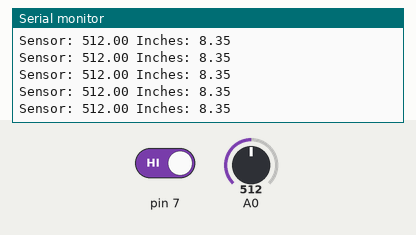
Simulated run of this sketch. Board: Arduino Uno, built with avr-gcc and run on an emulated ATmega328P. Shown: the last lines printed to the serial monitor. Inputs (shaded band) come from the test bench; at power-on: A0 = 512, pin 7 HIGH.

Above: at 1.2 s.
1.3 s: A0 set to 0
At 1.42 s:
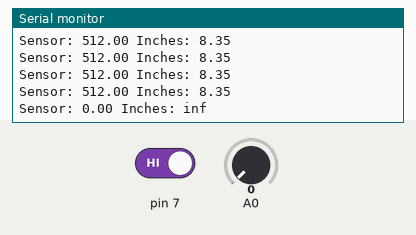
3.3 s: pin 7 driven LOW
At 3.44 s:
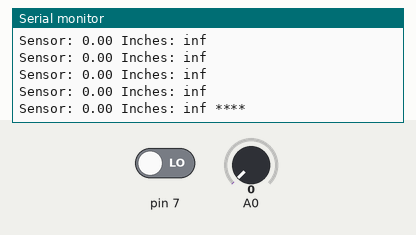
5.3 s: A0 set to 122
At 5.46 s:
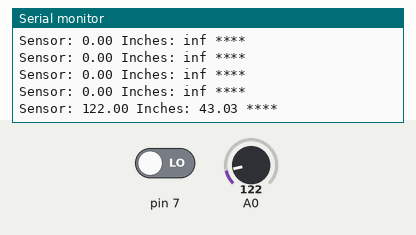
7.3 s: pin 7 driven HIGH
At 7.49 s:
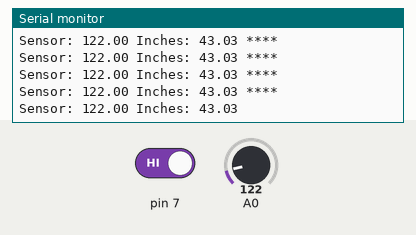

Measured:
- after the input at 1.3 s, the serial monitor: prints a new line after 0.12 s (image 1)
- after the input at 3.3 s, the serial monitor: prints a new line after 0.14 s (image 2)
- after the input at 5.3 s, the serial monitor: prints a new line after 0.16 s (image 3)
- after the input at 7.3 s, the serial monitor: prints a new line after 0.19 s (image 4)

The sketch:

distances.ino
```cpp
#include <printf.h>

#define SERIAL_DEBUG

void setup() {
  Serial.begin(9600);
  printf_begin();

  Serial.println("Ready...");
}

void loop() {
  boolean shortRange = digitalRead(7);
  float longRangeSensorValue = analogRead(0);
  float inches = 4192.936 * pow(longRangeSensorValue, -0.935) - 3.937;
  //cm = 10650.08 * pow(sensorValue,-0.935) - 10;
  delay(100);
  Serial.print("Sensor: ");
  Serial.print(longRangeSensorValue);
  Serial.print(" Inches: ");
  Serial.print(inches);
  if (!shortRange) {
    Serial.print(" ****");
  }
  Serial.println("");
  #if defined(SERIAL_DEBUG)
  #endif
}
```
